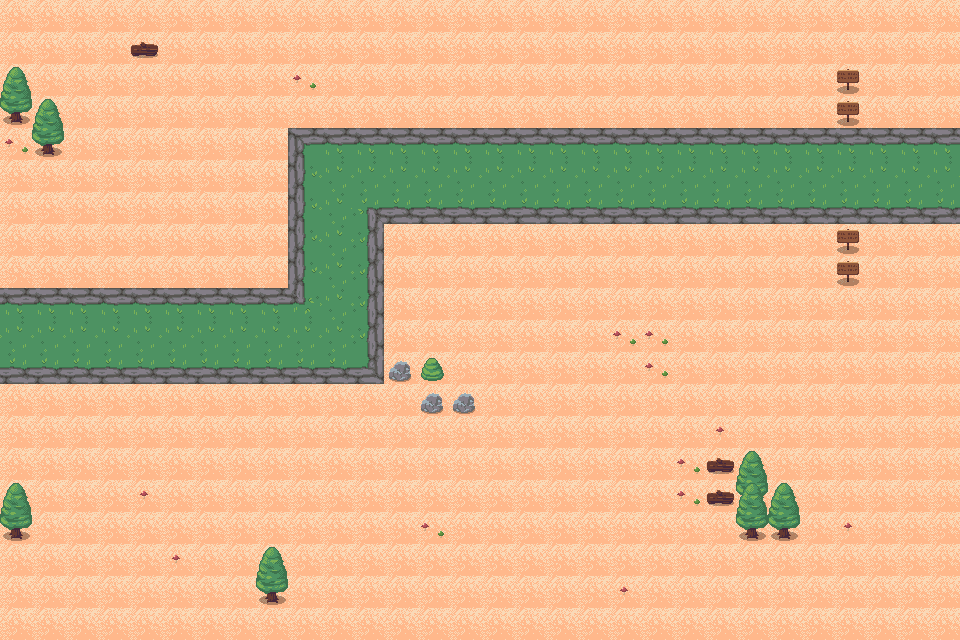

The image is a tile-based game level rendered from a .tmx file. Its description and complete source (layers, tilesets, objects, tile grids) follow:
An orthogonal 30x20 tile map with 32x32 px tiles, 2 tile layers (Tile Layer 1, Tile Layer 2), 2 tilesets.

<map version="1.8" tiledversion="1.8.4" orientation="orthogonal" renderorder="right-down" width="30" height="20" tilewidth="32" tileheight="32" infinite="0" nextlayerid="3" nextobjectid="1">
 <tileset firstgid="1" source="Hills Layer 01.tsx" />
 <tileset firstgid="129" source="RPG Nature Tileset.tsx" />
 <layer id="1" name="Tile Layer 1" width="30" height="20">
  <data encoding="csv">
50,50,50,50,50,50,50,50,50,50,50,50,50,50,50,50,50,50,50,50,50,50,50,50,50,50,50,50,50,50,
50,50,50,50,50,50,50,50,50,50,50,50,50,50,50,50,50,50,50,50,50,50,50,50,50,50,50,50,50,50,
50,50,50,50,50,50,50,50,50,50,50,50,50,50,50,50,50,50,50,50,50,50,50,50,50,50,50,50,50,50,
50,50,50,50,50,50,50,50,50,50,50,50,50,50,50,50,50,50,50,50,50,50,50,50,50,50,50,50,50,50,
50,50,50,50,50,50,50,50,50,50,50,50,50,50,50,50,50,50,50,50,50,50,50,50,50,50,50,50,50,50,
50,50,50,50,50,50,50,50,50,50,50,50,50,50,50,50,50,50,50,50,50,50,50,50,50,50,50,50,50,50,
50,50,50,50,50,50,50,50,50,50,50,50,50,50,50,50,50,50,50,50,50,50,50,50,50,50,50,50,50,50,
50,50,50,50,50,50,50,50,50,50,50,50,50,50,50,50,50,50,50,50,50,50,50,50,50,50,50,50,50,50,
50,50,50,50,50,50,50,50,50,50,50,50,50,50,50,50,50,50,50,50,50,50,50,50,50,50,50,50,50,50,
50,50,50,50,50,50,50,50,50,50,50,50,50,50,50,50,50,50,50,50,50,50,50,50,50,50,50,50,50,50,
50,50,50,50,50,50,50,50,50,50,50,50,50,50,50,50,50,50,50,50,50,50,50,50,50,50,50,50,50,50,
50,50,50,50,50,50,50,50,50,50,50,50,50,50,50,50,50,50,50,50,50,50,50,50,50,50,50,50,50,50,
50,50,50,50,50,50,50,50,50,50,50,50,50,50,50,50,50,50,50,50,50,50,50,50,50,50,50,50,50,50,
50,50,50,50,50,50,50,50,50,50,50,50,50,50,50,50,50,50,50,50,50,50,50,50,50,50,50,50,50,50,
50,50,50,50,50,50,50,50,50,50,50,50,50,50,50,50,50,50,50,50,50,50,50,50,50,50,50,50,50,50,
50,50,50,50,50,50,50,50,50,50,50,50,50,50,50,50,50,50,50,50,50,50,50,50,50,50,50,50,50,50,
50,50,50,50,50,50,50,50,50,50,50,50,50,50,50,50,50,50,50,50,50,50,50,50,50,50,50,50,50,50,
50,50,50,50,50,50,50,50,50,50,50,50,50,50,50,50,50,50,50,50,50,50,50,50,50,50,50,50,50,50,
50,50,50,50,50,50,50,50,50,50,50,50,50,50,50,50,50,50,50,50,50,50,50,50,50,50,50,50,50,50,
50,50,50,50,50,50,50,50,50,50,50,50,50,50,50,50,50,50,50,50,50,50,50,50,50,50,50,50,50,50
</data>
 </layer>
 <layer id="2" name="Tile Layer 2" width="30" height="20">
  <data encoding="csv">
0,0,0,0,0,0,0,0,0,0,0,0,0,0,0,0,0,0,0,0,0,0,0,0,0,0,0,0,0,0,
0,0,0,0,133,0,0,0,0,0,0,0,0,0,0,0,0,0,0,0,0,0,0,0,0,0,0,0,0,0,
129,50,0,0,0,0,0,0,0,152,0,0,0,0,0,0,0,0,0,0,0,0,0,0,0,0,131,0,0,0,
149,129,0,0,0,0,0,0,0,0,0,0,0,0,0,0,0,0,0,0,0,0,0,0,0,0,131,0,0,0,
152,149,0,0,0,0,0,0,0,204,205,205,205,205,205,205,205,205,205,205,205,205,205,205,205,205,205,205,205,205,
0,0,0,0,0,0,0,0,0,224,169,169,169,169,169,169,169,169,169,169,169,169,169,169,169,169,169,169,169,169,
0,0,0,0,0,0,0,0,0,224,169,207,245,245,245,245,245,245,245,245,245,245,245,245,245,245,245,245,245,245,
0,0,0,0,0,0,0,0,0,224,169,226,0,0,0,0,0,0,0,0,0,0,0,0,0,0,131,0,0,0,
0,0,0,0,0,0,0,0,0,224,169,226,0,0,0,0,0,0,0,0,0,0,0,0,0,0,131,0,0,0,
205,205,205,205,205,205,205,205,205,228,169,226,0,0,0,0,0,0,0,0,0,0,0,0,0,0,0,0,0,0,
169,169,169,169,169,169,169,169,169,169,169,226,0,0,0,0,0,0,0,152,152,0,0,0,0,0,0,0,0,0,
245,245,245,245,245,245,245,245,245,245,245,246,151,150,0,0,0,0,0,0,152,0,0,0,0,0,0,0,0,0,
0,0,0,0,0,0,0,0,0,0,0,0,0,151,151,0,0,0,0,0,0,0,0,0,0,0,0,0,0,0,
0,0,0,0,0,0,0,0,0,0,0,0,0,0,0,0,0,0,0,0,0,0,132,0,0,0,0,0,0,0,
0,0,0,0,0,0,0,0,0,0,0,0,0,0,0,0,0,0,0,0,0,152,133,129,0,0,0,0,0,0,
129,0,0,0,132,0,0,0,0,0,0,0,0,0,0,0,0,0,0,0,0,152,133,130,129,0,0,0,0,0,
149,0,0,0,0,0,0,0,0,0,0,0,0,152,0,0,0,0,0,0,0,0,0,149,149,0,132,0,0,0,
0,0,0,0,0,132,0,0,129,0,0,0,0,0,0,0,0,0,0,0,0,0,0,0,0,0,0,0,0,0,
0,0,0,0,0,0,0,0,149,0,0,0,0,0,0,0,0,0,0,132,0,0,0,0,0,0,0,0,0,0,
0,0,0,0,0,0,0,0,0,0,0,0,0,0,0,0,0,0,0,0,0,0,0,0,0,0,0,0,0,0
</data>
 </layer>
</map>
